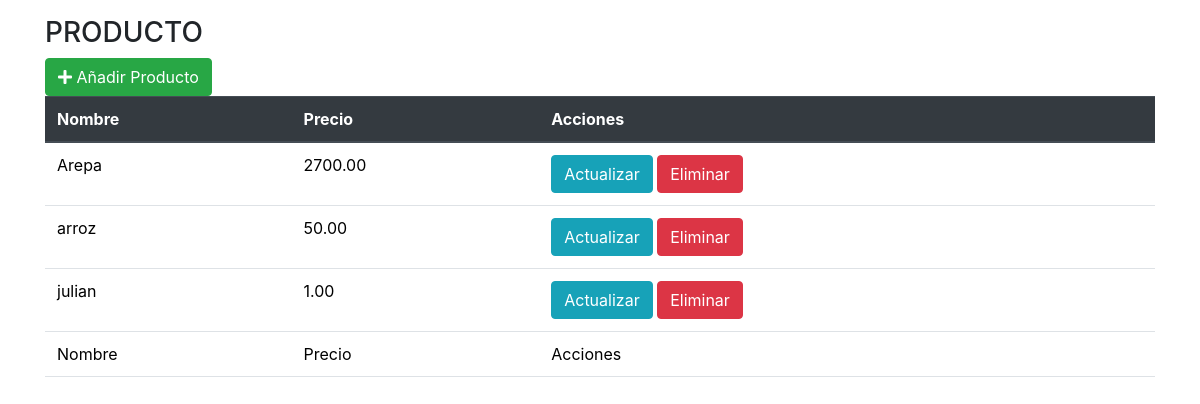
The page /producto/producto.php on the database its author committed.
### tables this page shows
CREATE TABLE `producto` (
  `id_producto` int(11) NOT NULL,
  `nombre` varchar(255) NOT NULL,
  `precio` decimal(10,2) NOT NULL
);

### producto/producto.php (the view, shortened to what this page needs)
<?php
include ('../bd/conexion.php');
include('../scripts/head.php');
$query = "SELECT * FROM producto";
$resultado = $conexion->query($query);
if ($resultado->num_rows > 0) {
    ?>
    <!DOCTYPE html>
    <html lang="en">
    <head>
    </head>
    <body class="container mt-3">
        <h3>PRODUCTO</h3>
        <table class="table">
            <thead class="thead-dark">
                <tr>
                    <th>Nombre</th>
                    <th>Precio</th>
                    <th>Acciones</th>
                    <a href='crear_producto.php' class='btn btn-success'>
                        <i class="fas fa-plus"></i> Añadir Producto
                    </a>
                </tr>
            </thead>
            <tfoot>
                <tr>
                    <td>Nombre</td>
                    <td>Precio</td>
                    <td>Acciones</td>
                </tr>
            </tfoot>
            <tbody>
                <?php
                while ($fila = $resultado->fetch_assoc()) {
                    echo "<tr>";
                    echo "<td>" . $fila["nombre"] . "</td>";
                    echo "<td>" . $fila["precio"] . "</td>";
                    echo "<td><a class='btn btn-info' href='actualizar_producto.php?id=" . $fila["id_producto"] . "'>Actualizar</a> <a class='btn btn-danger' href='op_eliminar_producto.php?id=" . $fila["id_producto"] . "'>Eliminar</a></td>";
                    echo "</tr>";
                }
                ?>
            </tbody>
        </table>
    </body>
    </html>
    <?php
} else {
    echo "No hay productos en la base de datos. ¿<a class='btn btn-primary' href='crear_producto.php'>Desea crear uno nuevo</a>?";
}
?>

### rows shown on the page
producto: nombre "Arepa", precio "2700.00"
producto: nombre "arroz", precio "50.00"
producto: nombre "julian", precio "1.00"
